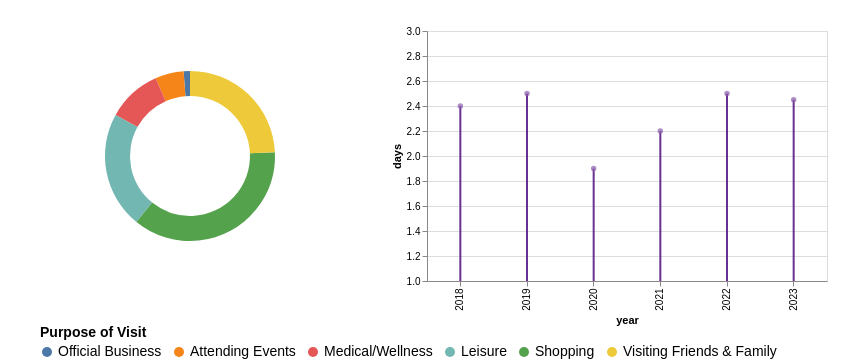

Write the Vega-Lite specification saved for this chart.
### Vega-Lite specification from a JSON file in a GitHub repository (floating-point values rounded to 4 significant figures)
{"$schema": "https://vega.github.io/schema/vega-lite/v5.json", "hconcat": [{"width": 300, "height": 250, "data": {"values": [{"Category": "Official Business", "Value": 1.2}, {"Category": "Attending Events", "Value": 5.4}, {"Category": "Medical/Wellness", "Value": 10.3}, {"Category": "Leisure", "Value": 22.1}, {"Category": "Shopping", "Value": 36.4}, {"Category": "Visiting Friends & Family", "Value": 24.2}]}, "encoding": {"color": {"field": "Category", "type": "nominal", "scale": {"domain": ["Official Business", "Attending Events", "Medical/Wellness", "Leisure", "Shopping", "Visiting Friends & Family"]}, "legend": {"title": "Purpose of Visit", "titleFontSize": 14, "labelFontSize": 14, "orient": "bottom", "offset": 0}}, "theta": {"field": "Value", "type": "quantitative"}, "tooltip": [{"field": "Category", "title": "Purpose of Visit"}, {"field": "Value", "title": "Percentage", "format": ".1f"}]}, "mark": {"type": "arc", "innerRadius": 60, "outerRadius": 85}, "config": {"view": {"stroke": null}}}, {"description": "Lollipop chart showing days data for each year", "data": {"values": [{"year": 2018, "days": 2.4}, {"year": 2019, "days": 2.5}, {"year": 2020, "days": 1.9}, {"year": 2021, "days": 2.2}, {"year": 2022, "days": 2.5}, {"year": 2023, "days": 2.45}]}, "layer": [{"mark": {"type": "rule", "strokeWidth": 2, "color": "#683191"}, "encoding": {"x": {"field": "year", "type": "ordinal"}, "y": {"field": "days", "type": "quantitative", "scale": {"domain": [1, 3], "nice": false}}}}, {"mark": {"type": "circle", "filled": true, "color": "#8b5ead", "tooltip": true}, "encoding": {"x": {"field": "year", "type": "ordinal"}, "y": {"field": "days", "type": "quantitative"}, "tooltip": [{"field": "year", "type": "ordinal", "title": "Year"}, {"field": "days", "type": "quantitative", "title": "Number of Days"}]}}], "width": 400, "height": 250}], "spacing": 50, "padding": {"top": 25, "left": 40, "right": 20}}
